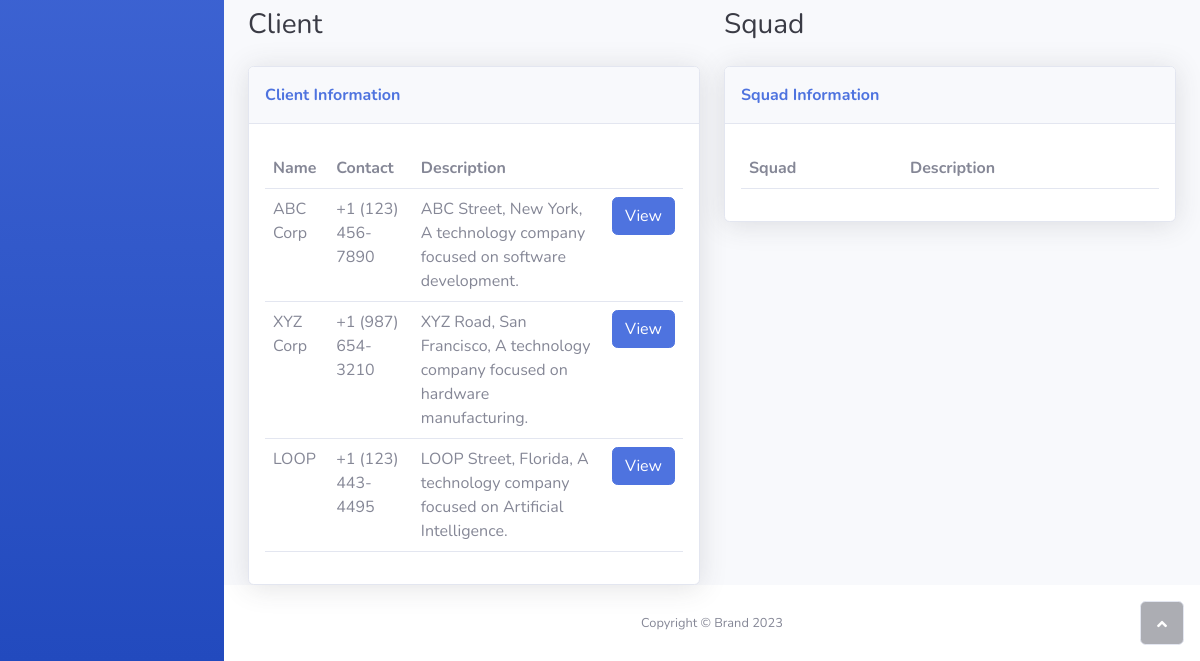
The page /terrain.php (lower part) on the database as committed earlier.
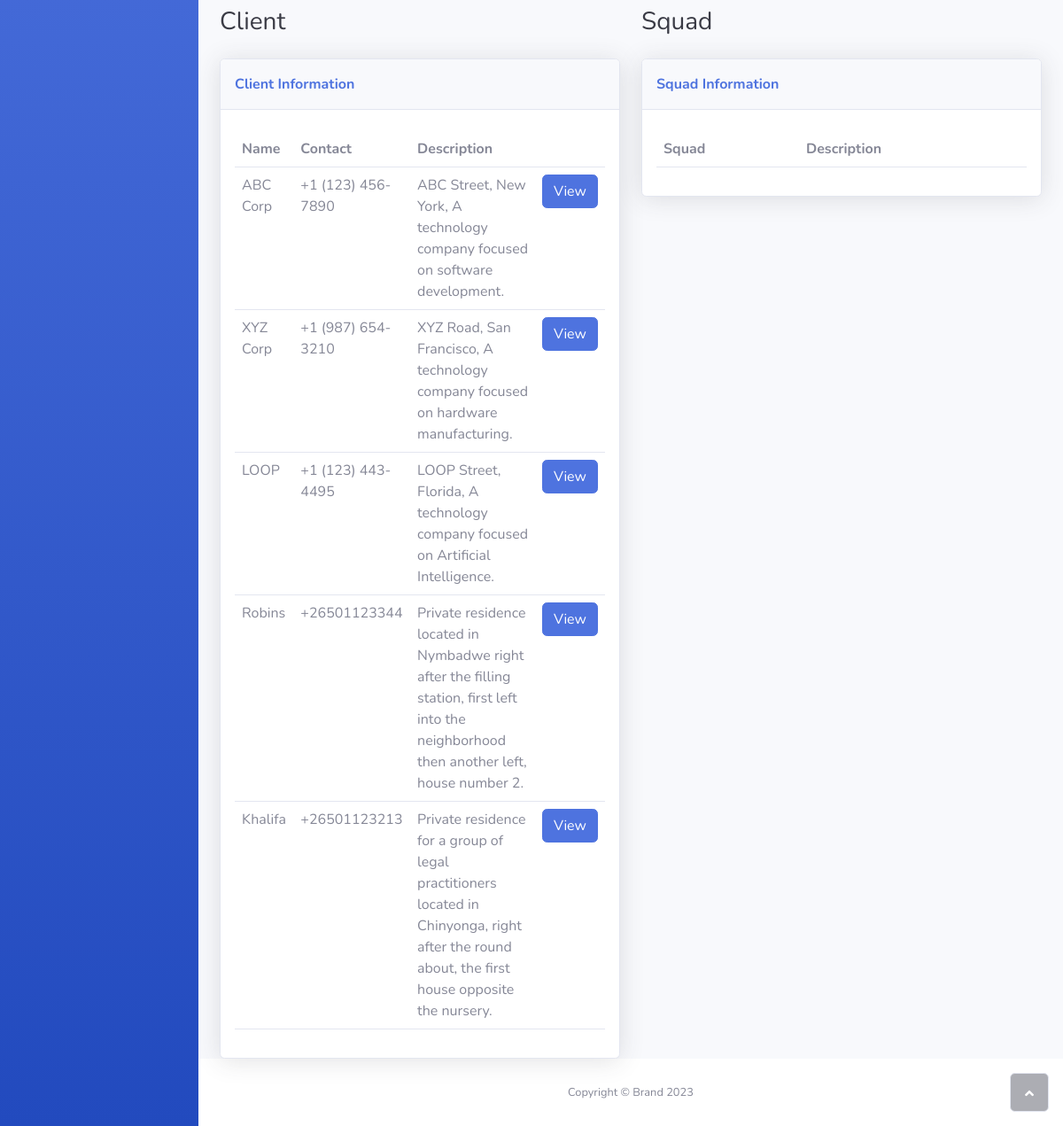
The same page on the database as committed later.
### tables this page shows
CREATE TABLE `client` (
  `ClientID` int(11) NOT NULL,
  `UserID` int(11) DEFAULT NULL,
  `Name` varchar(50) DEFAULT NULL,
  `Contact` varchar(255) DEFAULT NULL,
  `Description` text DEFAULT NULL,
  `DateAdded` timestamp NOT NULL DEFAULT current_timestamp() ON UPDATE current_timestamp(),
  `Location` point DEFAULT NULL
);

### php/displayterrain.php (called while the page is built, shortened)
<?php
require_once 'connection.php';
$sql = "SELECT *, ST_X(Location) AS Longitude, ST_Y(Location) AS Latitude FROM client";
$result = $connection->query($sql);
$clients = array();
if ($result->num_rows > 0) {
    while ($client = $result->fetch_assoc()) {
        $clients[] = $client;
    }
}

### terrain.php (the view, shortened to what this page needs)
<?php
require_once 'php/displayterrain.php';
?>
<!DOCTYPE html>
<html lang="en">
<head>
    <link rel="stylesheet" href="assets/bootstrap/css/bootstrap.min.css">
    <link rel="stylesheet" href="assets/fonts/fontawesome-all.min.css">
    <link rel="stylesheet" href="https://unpkg.com/leaflet@1.9.4/dist/leaflet.css" />
</head>
<body id="page-top">
    <div id="wrapper">
        <nav class="navbar navbar-dark align-items-start sidebar sidebar-dark accordion bg-gradient-primary p-0">
        </nav>
        <div class="d-flex flex-column" id="content-wrapper">
            <div id="content">
                <div class="container-fluid">
                    <div class="row">
                    </div>
                    <div class="row">
                        <div class="col-md-6">
                            <h3 class="text-dark mb-4">Client</h3>
                            <div class="card shadow">
                                <div class="card-header py-3">
                                    <p class="text-primary m-0 fw-bold">Client Information</p>
                                </div>
                                <div class="card-body">
                                    <div class="table-responsive table mt-2" id="dataTable" role="grid" aria-describedby="dataTable_info">
                                        <table class="table my-0" id="dataTable">
                                            <thead>
                                                <tr>
                                                    <th>Name</th>
                                                    <th>Contact</th>
                                                    <th>Description</th>
                                                    <th colspan="1"></th>
                                                </tr>
                                            </thead>
                                            <tbody>
                                                <?php foreach ($clients as $client) : ?>
                                                    <tr>
                                                        <td><?php echo $client['Name']; ?></td>
                                                        <td><?php echo $client['Contact']; ?></td>
                                                        <td><?php echo $client['Description']; ?></td>
                                                        <td><a href="terrain.php?id=<?php echo $client['ClientID']; ?>"><button class="btn btn-primary">View</button></a></td>
                                                    </tr>
                                                <?php endforeach; ?>
                                            </tbody>
                                        </table>
                                    </div>
                                </div>
                            </div>
                        </div>
                        <div class="col-md-6">
                            <h3 class="text-dark mb-4">Squad</h3>
                            <div class="card shadow">
                                <div class="card-header py-3">
                                    <p class="text-primary m-0 fw-bold">Squad Information</p>
                                </div>
                                <div class="card-body">
                                    <div class="table-responsive table mt-2" id="dataTable" role="grid" aria-describedby="dataTable_info">
                                        <table class="table my-0" id="dataTable">
                                            <thead>
                                                <tr>
                                                    <th>Squad</th>
                                                    <th>Description</th>
                                                </tr>
                                            </thead>
                                        </table>
                                    </div>
                                </div>
                            </div>
                        </div>
                    </div>
                </div>
            </div>
            <footer class="bg-white sticky-footer">
                <div class="container my-auto">
                    <div class="text-center my-auto copyright"><span>Copyright © Brand 2023</span></div>
                </div>
            </footer>
        </div><a class="border rounded d-inline scroll-to-top" href="#page-top"><i class="fas fa-angle-up"></i></a>
    </div>
</body>
</html>

Rows that differ between the two databases and show on the page:
added client: Name "Robins", Contact "+26501123344", Description "Private residence located in Nymbadwe right after the filling station, first left into the neighborhood then another left, house number 2."
added client: Name "Khalifa", Contact "+26501123213", Description "Private residence for a group of legal practitioners located in Chinyonga, right after the round about, the first house opposite the nursery."
